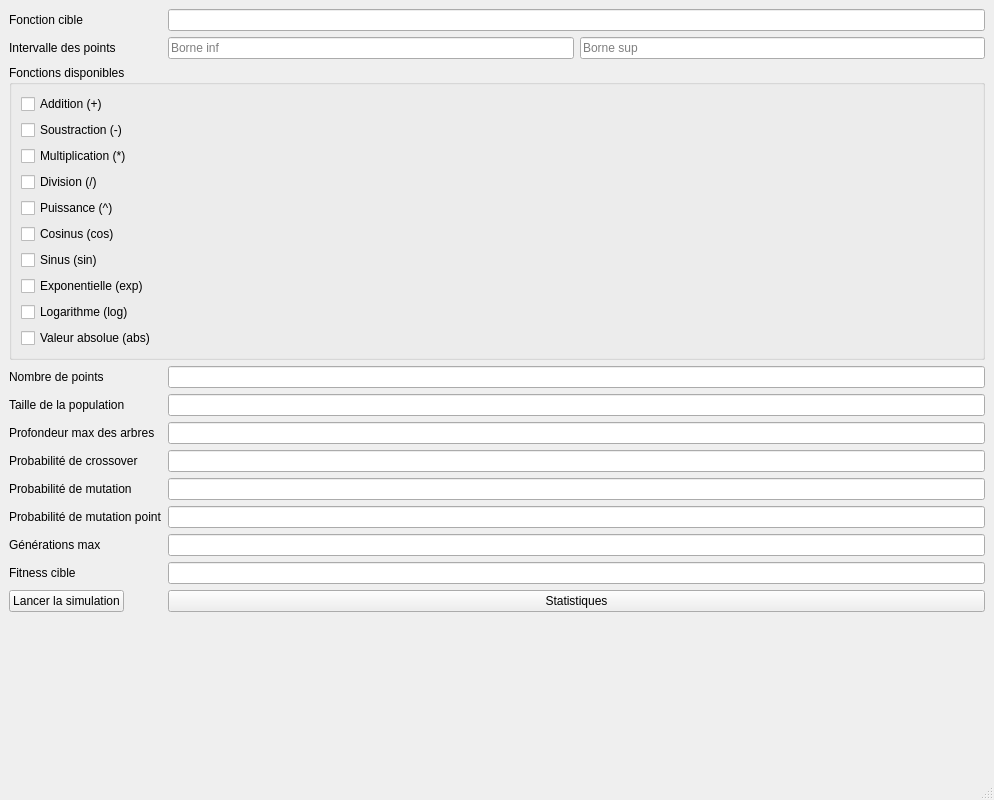
<?xml version="1.0" encoding="UTF-8"?>
<ui version="4.0">
 <class>MainWindow</class>
 <widget class="QMainWindow" name="MainWindow">
  <property name="geometry">
   <rect>
    <x>0</x>
    <y>0</y>
    <width>994</width>
    <height>800</height>
   </rect>
  </property>
  <property name="windowTitle">
   <string>MainWindow</string>
  </property>
  <widget class="QWidget" name="centralwidget">
   <layout class="QFormLayout" name="formLayout">
    <!-- Existing parameters -->
    <item row="0" column="0">
     <widget class="QLabel" name="label_fonction_cible">
      <property name="text">
       <string>Fonction cible</string>
      </property>
     </widget>
    </item>
    <item row="0" column="1">
     <widget class="QLineEdit" name="lineEdit_fonction_cible"/>
    </item>
    <item row="1" column="0">
     <widget class="QLabel" name="label_intervalle_points">
      <property name="text">
       <string>Intervalle des points</string>
      </property>
     </widget>
    </item>
    <item row="1" column="1">
     <layout class="QHBoxLayout" name="intervalle_points_layout">
      <item>
       <widget class="QLineEdit" name="lineEdit_intervalle_min">
        <property name="placeholderText">
         <string>Borne inf</string>
        </property>
       </widget>
      </item>
      <item>
       <widget class="QLineEdit" name="lineEdit_intervalle_max">
        <property name="placeholderText">
         <string>Borne sup</string>
        </property>
       </widget>
      </item>
     </layout>
    </item>
    <!-- Functions Selection -->
    <item row="2" column="0" colspan="2">
     <widget class="QGroupBox" name="groupBox_fonctions">
      <property name="title">
       <string>Fonctions disponibles</string>
      </property>
      <layout class="QVBoxLayout" name="verticalLayout_fonctions">
       <item>
        <widget class="QCheckBox" name="checkBox_addition">
         <property name="text">
          <string>Addition (+)</string>
         </property>
        </widget>
       </item>
       <item>
        <widget class="QCheckBox" name="checkBox_soustraction">
         <property name="text">
          <string>Soustraction (-)</string>
         </property>
        </widget>
       </item>
       <item>
        <widget class="QCheckBox" name="checkBox_multiplication">
         <property name="text">
          <string>Multiplication (*)</string>
         </property>
        </widget>
       </item>
       <item>
        <widget class="QCheckBox" name="checkBox_division">
         <property name="text">
          <string>Division (/)</string>
         </property>
        </widget>
       </item>
       <item>
        <widget class="QCheckBox" name="checkBox_puissance">
         <property name="text">
          <string>Puissance (^)</string>
         </property>
        </widget>
       </item>
       <item>
        <widget class="QCheckBox" name="checkBox_cosinus">
         <property name="text">
          <string>Cosinus (cos)</string>
         </property>
        </widget>
       </item>
       <item>
        <widget class="QCheckBox" name="checkBox_sinus">
         <property name="text">
          <string>Sinus (sin)</string>
         </property>
        </widget>
       </item>
       <item>
        <widget class="QCheckBox" name="checkBox_exponentielle">
         <property name="text">
          <string>Exponentielle (exp)</string>
         </property>
        </widget>
       </item>
       <item>
        <widget class="QCheckBox" name="checkBox_logarithme">
         <property name="text">
          <string>Logarithme (log)</string>
         </property>
        </widget>
       </item>
       <item>
        <widget class="QCheckBox" name="checkBox_valeur_absolue">
         <property name="text">
          <string>Valeur absolue (abs)</string>
         </property>
        </widget>
       </item>
      </layout>
     </widget>
    </item>
    <!-- Remaining parameters -->
    <item row="3" column="0">
     <widget class="QLabel" name="label_nombre_points">
      <property name="text">
       <string>Nombre de points</string>
      </property>
     </widget>
    </item>
    <item row="3" column="1">
     <widget class="QLineEdit" name="lineEdit_nombre_points"/>
    </item>
    <item row="4" column="0">
     <widget class="QLabel" name="label_taille_population">
      <property name="text">
       <string>Taille de la population</string>
      </property>
     </widget>
    </item>
    <item row="4" column="1">
     <widget class="QLineEdit" name="lineEdit_taille_population"/>
    </item>
    <item row="5" column="0">
     <widget class="QLabel" name="label_profondeur_max">
      <property name="text">
       <string>Profondeur max des arbres</string>
      </property>
     </widget>
    </item>
    <item row="5" column="1">
     <widget class="QLineEdit" name="lineEdit_profondeur_max"/>
    </item>
    <item row="7" column="0">
     <widget class="QLabel" name="label_proba_crossover">
      <property name="text">
       <string>Probabilité de crossover</string>
      </property>
     </widget>
    </item>
    <item row="7" column="1">
     <widget class="QLineEdit" name="lineEdit_proba_crossover"/>
    </item>
    <item row="8" column="0">
     <widget class="QLabel" name="label_proba_mutation">
      <property name="text">
       <string>Probabilité de mutation</string>
      </property>
     </widget>
    </item>
    <item row="8" column="1">
     <widget class="QLineEdit" name="lineEdit_proba_mutation"/>
    </item>
    <item row="9" column="0">
     <widget class="QLabel" name="label_proba_mutation_point">
      <property name="text">
       <string>Probabilité de mutation point</string>
      </property>
     </widget>
    </item>
    <item row="9" column="1">
     <widget class="QLineEdit" name="lineEdit_proba_mutation_point"/>
    </item>
    <item row="10" column="0">
     <widget class="QLabel" name="label_generations_max">
      <property name="text">
       <string>Générations max</string>
      </property>
     </widget>
    </item>
    <item row="10" column="1">
     <widget class="QLineEdit" name="lineEdit_generations_max"/>
    </item>
    <item row="11" column="0">
     <widget class="QLabel" name="label_fitness_cible">
      <property name="text">
       <string>Fitness cible</string>
      </property>
     </widget>
    </item>
    <item row="11" column="1">
     <widget class="QLineEdit" name="lineEdit_fitness_cible"/>
    </item>
    <!-- Buttons -->
    <item row="12" column="0">
     <widget class="QPushButton" name="pushButton_lancer_simulation">
      <property name="text">
       <string>Lancer la simulation</string>
      </property>
     </widget>
    </item>
    <item row="12" column="1">
     <widget class="QPushButton" name="pushButton_statistiques">
      <property name="text">
       <string>Statistiques</string>
      </property>
     </widget>
    </item>
   </layout>
  </widget>
  <widget class="QMenuBar" name="menubar"/>
  <widget class="QStatusBar" name="statusbar"/>
 </widget>
 <resources/>
 <connections/>
</ui>
